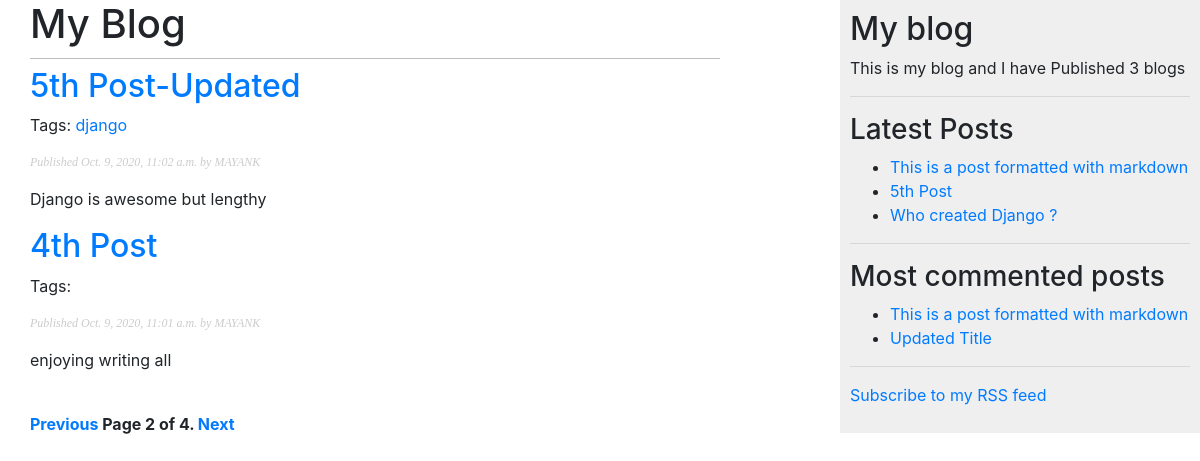
Screenshot of /blog/?page=2 with the database file from the repository.
### blog/models.py (models this page shows, shortened)
class Post(models.Model):
    objects=models.Manager()
    published=PublishedManager()
    STATUS_CHOICES = (('draft', 'Draft'),
                      ('published', 'Published'),
                      )
    title = models.CharField(max_length=250)
    slug = models.SlugField(max_length=250, unique_for_date='publish')
    author = models.ForeignKey(User, on_delete=models.CASCADE, related_name='blog_posts')
    body = models.TextField()
    publish = models.DateTimeField(default=timezone.now)
    created = models.DateTimeField(auto_now_add=True)  # date will be saved automatically
    updated = models.DateTimeField(auto_now=True)
    status = models.CharField(max_length=10, choices=STATUS_CHOICES, default='draft')
    tags = TaggableManager()
    class Meta:
        ordering = ('-publish',)
    def get_absolute_url(self):
        return reverse('blog:post_detail',
                       args=[self.publish.year,
                             self.publish.month,
                             self.publish.day,self.slug ])

### blog/views.py (the view)
# urls.py: path('',post_list,name='post-list'),
def post_list(request,tag_slug=None):
    object_list =Post.objects.all()
    tag= None
    if tag_slug:
        tag= get_object_or_404(Tag,slug=tag_slug)
        object_list = object_list.filter(tags__in=[tag])
    paginator = Paginator(object_list,2)
    page = request.GET.get('page')
    try:
        posts =paginator.page(page)
    except PageNotAnInteger:
        posts=paginator.page(1)
    except EmptyPage:
        posts = paginator.page(paginator.num_pages)
    return render(request,'blog/post/list.html',{'page':page,'posts':posts,'tag':tag})

### blog/models.py (called while the page is built)
    def get_queryset(self):
        return super(PublishedManager,self).get_queryset().filter(status='published')

### blog/templatetags/blog_tags.py (called while the page is built)
@register.simple_tag(name='most_commented_posts')
def get_most_commented_post(count=2):
    return Post.objects.annotate(total_comments=Count('comments') ).order_by('-total_comments')[:count]

@register.simple_tag
def total_posts(published=0):
    print('Value of published ' + str(published))
    if published >0 :
        print ('published '  + str(Post.published.count()))
        return 'Published ' + str (Post.published.count() )
    else :
        print('Written ' + str(Post.objects.filter(status='draft').count()))
    return 'Written ' + str(Post.objects.filter(status='draft').count())

@register.inclusion_tag('blog/post/latest_posts.html')
def show_latest_posts(count=2,published=True):
    if published:
        latest_posts = Post.published.order_by('-publish')[:count]
    else:
        latest_posts = Post.objects.order_by('-publish')[:count]
    return {'latest_posts': latest_posts}

@register.filter(name='markdown')
def markdown_format(text):
    return mark_safe(markdown.markdown(text))

### blog/templates/blog/post/list.html (shortened to what this page needs)
{% extends "blog/base.html" %}
{% load blog_tags %}
{% block content %}
    <h1>My Blog</h1>
        {% for post in posts %}
        <h2>
            <a href="{{ post.get_absolute_url }}">
            {{ post.title }}
            </a>
        </h2>
        <p class="tags">
Tags:
{% for tag in post.tags.all %}
<a href="{% url "blog:post_list_by_tag" tag.slug %}">
{{ tag.name }}
</a>
{% endfor %}
</p>
        <p class="date">
            Published {{ post.publish }} by {{ post.author }}
        </p>
            {{ post.body|markdown|truncatewords_html:30 }}
        {% endfor %}
{% include "../pagination.html" with page=posts %}
{% endblock %}

### blog/templates/blog/base.html (shortened to what this page needs)
{% load blog_tags %}
{% load static %}
<!DOCTYPE html>
<html lang="en">
<head>
        <link href="{% static "css/blog.css" %}" rel="stylesheet">
    <link
      rel="stylesheet"
      href="https://stackpath.bootstrapcdn.com/bootstrap/4.5.2/css/bootstrap.min.css"
    />
    <link
      rel="stylesheet"
      href="https://stackpath.bootstrapcdn.com/font-awesome/4.7.0/css/font-awesome.min.css"
      />
</head>
<body>
<div id="content">
{% block content %}
{% endblock content%}
 </div>
    <div id="sidebar">
        <h2>My blog</h2>
                <p>This is my blog and I have {% total_posts 1 %} blogs</p>
        <hr>
        <h3> Latest Posts</h3>
        {% show_latest_posts 3 %}
        <hr>
        <h3>Most commented posts</h3>
{% most_commented_posts as top_posts %}
<ul>
{% for post in top_posts %}
<li>
<a href="{{ post.get_absolute_url }}">{{ post.title }}</a>
</li>
{% endfor %}
</ul>
         <hr>
    <p>
<a href="{% url "blog:post_feed" %}">Subscribe to my RSS feed</a>
</p>
</div>
</body>
</html>

### blog/templates/blog/pagination.html
<div class="pagination">
<span class="step-links">
{% if page.has_previous %}
<a href="?page={{ page.previous_page_number }}">Previous</a>
{% endif %}
<span class="current">
Page {{ page.number }} of {{ page.paginator.num_pages }}.
</span>
{% if page.has_next %}
<a href="?page={{ page.next_page_number }}">Next</a>
{% endif %}
</span>
</div>

### blog/templates/blog/post/latest_posts.html
<ul>
{% for post in latest_posts %}
<li>
<a href="{{ post.get_absolute_url }}">{{ post.title }}</a>
</li>
{% endfor %}
</ul>

### blog/static/css/blog.css (style rules this page uses)
body { margin:0; padding:0; font-family:helvetica, sans-serif; }
a { color:#00abff; text-decoration:none; }
h1 { font-weight:normal; border-bottom:1px solid #bbb; padding:0 0 10px 0; }
h2 { font-weight:normal; margin:30px 0 0; }
#content { float:left; width:60%; padding:0 0 0 30px; }
#sidebar { float:right; width:30%; padding:10px; background:#efefef; height:100%; }
p.date { color:#ccc; font-family: georgia, serif; font-size: 12px; font-style: italic; }
.pagination { margin:40px 0; font-weight:bold; }

### rows the page displays
Post: title "5th Post-Updated", publish "Oct. 9, 2020, 11:02 a.m.", author "MAYANK", body "Django is awesome but lengthy"
Tag: name "django"
Post: title "4th Post", publish "Oct. 9, 2020, 11:01 a.m.", author "MAYANK", body "enjoying writing all"
Post: title "This is a post formatted with markdown"
Post: title "5th Post"
Post: title "Who created Django ?"
Post: title "Updated Title"

### other values shown
{{ page.number }} "2"
{{ page.paginator.num_pages }} "4"
